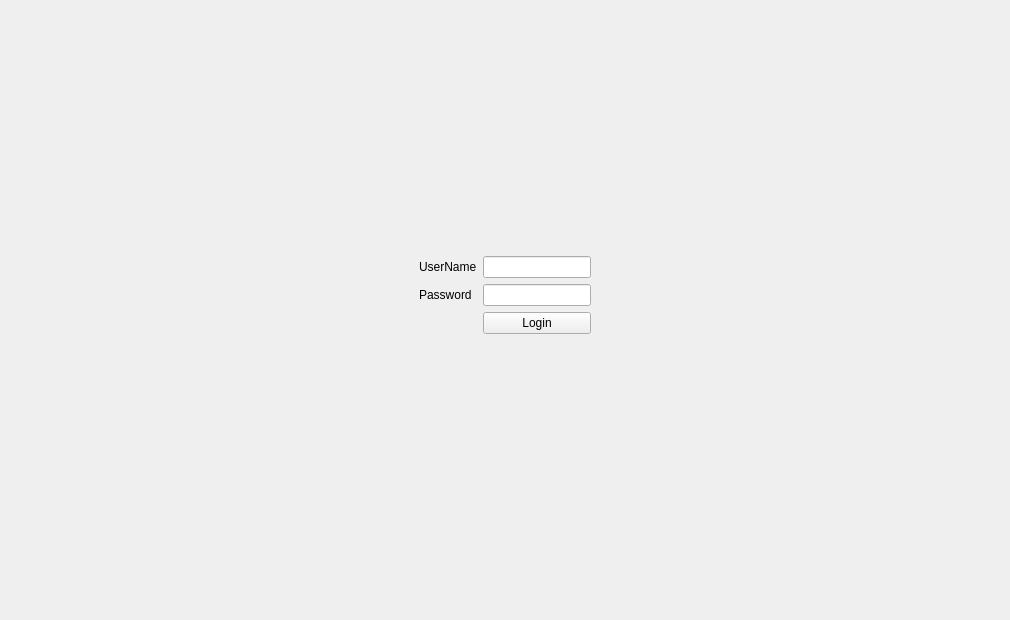
      <widget class="QWidget" name="LoginPage">
       <layout class="QGridLayout" name="gridLayout_3">
        <item row="0" column="1">
         <spacer name="verticalSpacer_2">
          <property name="orientation">
           <enum>Qt::Vertical</enum>
          </property>
          <property name="sizeHint" stdset="0">
           <size>
            <width>20</width>
            <height>245</height>
           </size>
          </property>
         </spacer>
        </item>
        <item row="1" column="0">
         <spacer name="horizontalSpacer_15">
          <property name="orientation">
           <enum>Qt::Horizontal</enum>
          </property>
          <property name="sizeHint" stdset="0">
           <size>
            <width>408</width>
            <height>20</height>
           </size>
          </property>
         </spacer>
        </item>
        <item row="1" column="1">
         <layout class="QFormLayout" name="formLayout_8">
          <item row="0" column="0">
           <widget class="QLabel" name="label_77">
            <property name="text">
             <string>UserName</string>
            </property>
           </widget>
          </item>
          <item row="0" column="1">
           <widget class="QLineEdit" name="Username_Login"/>
          </item>
          <item row="1" column="0">
           <widget class="QLabel" name="label_78">
            <property name="text">
             <string>Password</string>
            </property>
           </widget>
          </item>
          <item row="1" column="1">
           <widget class="QLineEdit" name="Password_Login"/>
          </item>
          <item row="2" column="1">
           <widget class="QPushButton" name="LoginButton_Login">
            <property name="text">
             <string>Login</string>
            </property>
           </widget>
          </item>
         </layout>
        </item>
        <item row="1" column="2">
         <spacer name="horizontalSpacer_16">
          <property name="orientation">
           <enum>Qt::Horizontal</enum>
          </property>
          <property name="sizeHint" stdset="0">
           <size>
            <width>408</width>
            <height>20</height>
           </size>
          </property>
         </spacer>
        </item>
        <item row="2" column="1">
         <spacer name="verticalSpacer_4">
          <property name="orientation">
           <enum>Qt::Vertical</enum>
          </property>
          <property name="sizeHint" stdset="0">
           <size>
            <width>20</width>
            <height>275</height>
           </size>
          </property>
         </spacer>
        </item>
       </layout>
      </widget>
